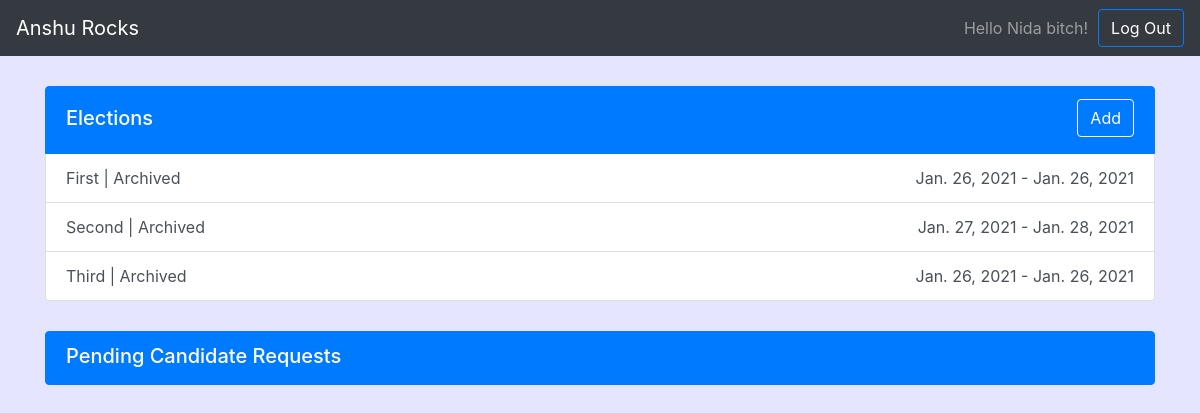
/staff_dashboard/ (signed in), run on the app's committed database.
### college_election/models.py (models this page shows, shortened)
class Account(AbstractBaseUser):
    user_id = models.CharField(verbose_name="user_id", unique=True, primary_key=True, max_length=10)
    name = models.CharField(max_length=30)
    image_url = models.CharField(blank=True, null=True, max_length=1000)
    last_login = models.DateTimeField(verbose_name='last login', auto_now=True)
    is_active = models.BooleanField(default=True)
    is_superuser = models.BooleanField(default=False)
    USERNAME_FIELD = 'user_id'
    REQUIRED_FIELDS = ['is_student', 'is_staff']
    objects = MyAccountManager()

class Election(models.Model):
    election_id = models.IntegerField(primary_key=True)
    title = models.CharField(max_length=255, unique=True)
    voting_start = models.DateField()
    voting_end = models.DateField()
    created_at = models.DateTimeField(auto_now_add=True)
    @property
    def status(cls):
        IST = pytz.timezone('Asia/Kolkata')
        now = datetime.now(tz=IST)
        voting_start = datetime.combine(cls.voting_start, datetime.min.time()).astimezone(IST) + timedelta(
            hours=-5, minutes=-30)
        voting_end = datetime.combine(cls.voting_end, datetime.min.time()).astimezone(IST) + timedelta(hours=-5,
                                                                                                            minutes=-30)
        if now >= cls.created_at and now < voting_start:
            return 'Registration Open'
        elif now >= voting_start and now < voting_end:
            return 'Voting Live'
        else:
            return 'Archived'
    class Meta:
        db_table = 'election'

### college_election/views.py (the view)
# urls.py: path('staff_dashboard/', views.staff_dashboard, name='staff_dashboard'),
def staff_dashboard(request):
    if request.user and request.user.is_authenticated and Staff.objects.filter(user=request.user):
        allElec = Election.objects.all()
        candidates = Candidate.objects.filter(status='Waiting')
        filtered_candidates = []
        for i in range(len(candidates)):
            if candidates[i].position.election.status == 'Registration Open':
                filtered_candidates.append(candidates[i])
        return render(request, 'college_election/staff_dashboard.html',
                      context={'allElec': allElec, 'candidates': filtered_candidates})
    else:
        messages.error(request, 'You Are Not Authorized To Access That Page')
        return redirect('index')

### templates/college_election/staff_dashboard.html (shortened to what this page needs)
{% extends 'college_election/base.html' %}
{% block content %}
    <div class="list-group" style="margin: 30px auto;">
        <div href="#" class="list-group-item list-group-item-action active">
            <div class="d-flex w-100 justify-content-between">
                <h5 class="mb-1" style="display: flex;width: 100%;justify-content: space-between;align-items: center;">
                    Elections
                    <a class="btn active" href="{% url 'election' %}"
                       style="border: 1px solid white;color:white;">Add</a></h5>
            </div>
        </div>
        {% for election in allElec %}
            <a href="{% url 'staff_election_dashboard' election_id=election.election_id%}" class="list-group-item list-group-item-action">
                <div class="d-flex w-100 justify-content-between">
                    {{ election.title }}
                    | {{ election.status }}
                    <h7>{{ election.voting_start }} - {{ election.voting_end }}</h7>
                </div>
            </a>
        {% endfor %}
    </div>
    <ul class="list-group" style="margin: 30px auto;">
        <li href="#" class="list-group-item list-group-item-action active">
            <div class="d-flex w-100 justify-content-between" style="align-items: center;">
                <h5 class="mb-1">Pending Candidate Requests</h5>
            </div>
        </li>
    </ul>
{% endblock %}

### templates/college_election/base.html (shortened to what this page needs)
<!doctype html>
<html lang="en">
<head>
    <link rel="stylesheet" href="https://cdn.jsdelivr.net/npm/bootstrap@4.5.3/dist/css/bootstrap.min.css"
>
</head>
<body style="height: 100%;background-color: #c5c5ff6e;">
<nav class="navbar navbar-expand-lg navbar-dark bg-dark">
    <a class="navbar-brand" href="{% url 'index' %}"">Anshu Rocks</a>
    <div class="collapse navbar-collapse" id="navbarSupportedContent">
        {% if request.user.is_authenticated %}
            <span class="navbar-text" style="margin-right: 10px;">
            Hello {{ request.user.name }} bitch!
          </span>
            <a class="btn btn-primary bg-dark" href="{% url 'logout' %}">Log Out</a>
        {% else %}
            <a class="btn btn-primary">Login</a>
        {% endif %}
    </div>
</nav>
<div class="container">
    {% block content %}{% endblock content %}
</div>
</body>
</html>

### data on the page
Account: user.name "Nida"
Election: title "First", status "Archived", voting_start "Jan. 26, 2021", voting_end "Jan. 26, 2021"
Election: title "Second", status "Archived", voting_start "Jan. 27, 2021", voting_end "Jan. 28, 2021"
Election: title "Third", status "Archived", voting_start "Jan. 26, 2021", voting_end "Jan. 26, 2021"
